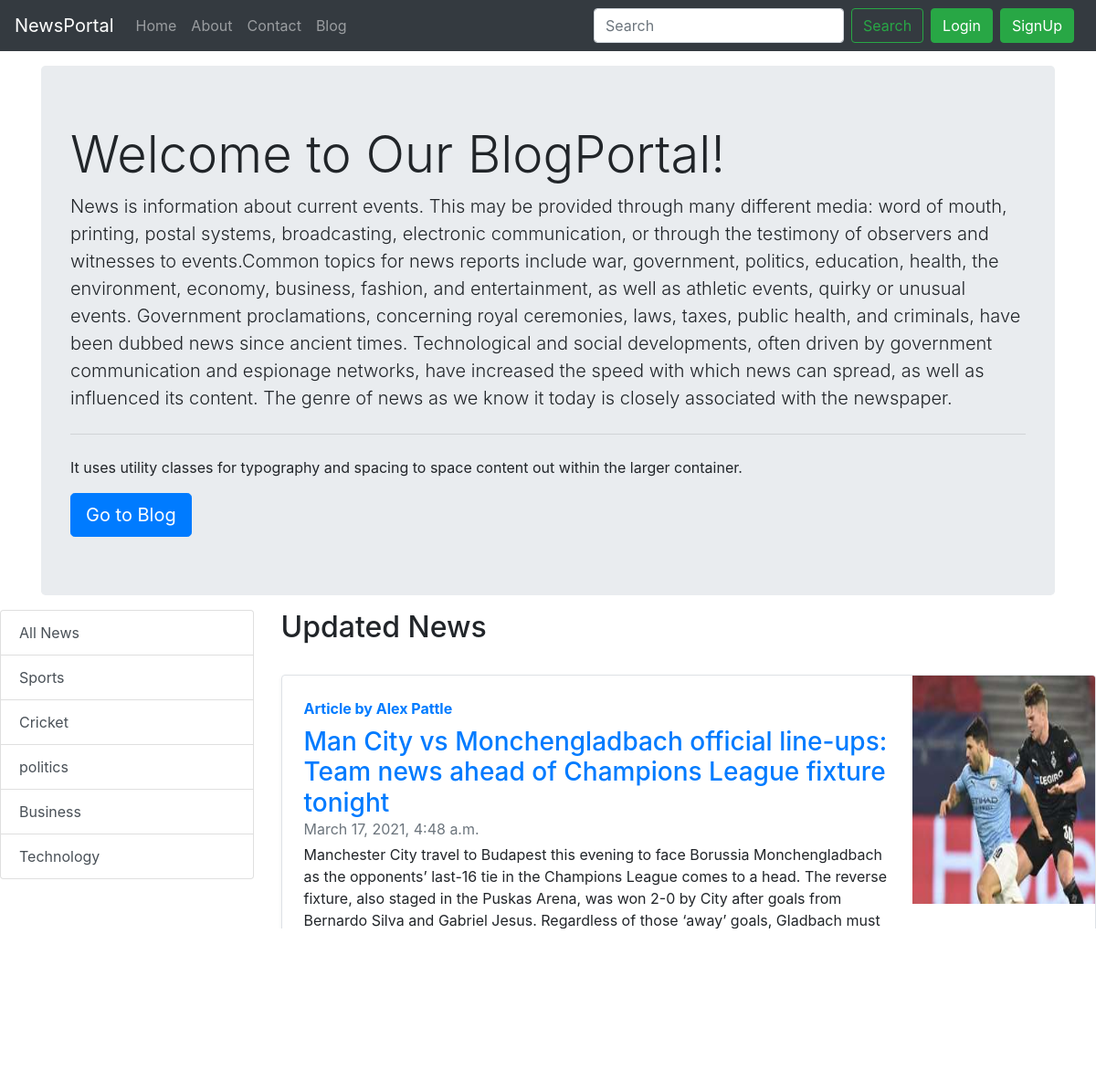
The app's page /Home/?category=1 with its own data.
### Home/models.py (models this page shows, shortened)
class Category(models.Model):
     name = models.CharField(max_length=60)
     @staticmethod
     def get_all_categories():
          return Category.objects.all()

class FeaturePost(models.Model):
     sno = models.AutoField(primary_key=True)
     title = models.CharField(max_length=255)
     author = models.CharField(max_length=50)
     category = models.ForeignKey(Category, on_delete=models.CASCADE, default=1)
     sub_category = models.CharField(max_length=300)
     caption = models.CharField(max_length=500)
     slug = models.CharField(max_length=130)
     timeStamp = models.DateTimeField(blank=True)
     content = models.TextField()
     thumbnail = models.ImageField(upload_to='blog/news', default="")
     @staticmethod
     def get_all_post_by_catrgoriesid(category_id):
          if category_id:
               return FeaturePost.objects.filter(category=category_id)
          else:
               return FeaturePost.get_all_post()

### Home/views.py (the view)
# urls.py: path('', views.home, name="home"),
def home(request):
    posts = None
    categories = Category.get_all_categories()
    categorYID = request.GET.get('category')
    if categorYID:
        posts = FeaturePost.get_all_post_by_catrgoriesid(categorYID)
    else:
        posts = FeaturePost.get_all_post()
    data = {}
    data['posts'] = posts
    data['categories'] = categories
    return render(request, "home/home.html", data)

### Home/templates/home/home.html (shortened to what this page needs)
{% extends 'home/base.html' %}
{% load static %}
{% block content %}
<div class="container">
<div class="jumbotron my-3">
  <h1 class="display-4">Welcome to Our BlogPortal!</h1>
  <p class="lead">News is information about current events. This may be provided through many different media: word of mouth, printing, postal systems, broadcasting, electronic communication,
      or through the testimony of observers and witnesses to events.Common topics for news reports include war, government, politics, education, health,
      the environment, economy, business, fashion, and entertainment, as well as athletic events, quirky or unusual events. Government proclamations, concerning royal ceremonies, laws, taxes, public health, and criminals, have been dubbed news since ancient times. Technological and social developments,
      often driven by government communication and espionage networks, have increased the speed with which news can spread, as well as influenced its content. The genre of news as we know it today is closely associated with the newspaper.</p>
  <hr class="my-4">
  <p>It uses utility classes for typography and spacing to space content out within the larger container.</p>
  <a class="btn btn-primary btn-lg" href="/blog" role="button">Go to Blog</a>
  </div>
</div>
    <div class="row">
		<div class="col-lg-3 mx-auto">
			<div class="list-group">
				<a href="/Home" class="list-group-item list-group-item-action">All News</a>
				{% for category in categories %}
				<a href="/Home/?category={{category.id}}"
					class="list-group-item list-group-item-action">{{category.name}}</a>
				{% endfor %}
			</div>
		</div>
        <div id='posts' class="col-lg-9 mx-auto">
			<div class="row mx-auto">
            <h2>Updated News</h2>
            {% for post in posts %}
            <div class="row no-gutters border rounded overflow-hidden flex-md-row mb-4 shadow-sm h-md-250 my-4 position-relative">
                <div class="col p-4 d-flex flex-column position-static">
                    <strong class="d-inline-block mb-2 text-primary">Article  by {{post.author}}</strong>
                    <h3 class="mb-0"><a href="/blog/{{post.slug}}">{{ post.title}}</a></h3>
                    <div class="mb-1 text-muted">{{ post.timeStamp }}</div>
                    <p class="card-text mb-auto">{{ post.content|safe|truncatechars:500 }}</p>
                    <div class="my-2">
                        <a href="/Home/{{post.slug}}" role="button" class="btn btn-primary">Continue reading</a>
                    </div>
                </div>
                 <div class="col-auto d-none d-lg-block">
                     <img src="/media/{{post.thumbnail}}" class="bd-placeholder-img" width="200" height="250"
                                aria-label="Placeholder: Thumbnail"/>
                 </div>
            </div>
                `{% endfor %}
            </div>
        </div>
    </div>
 {% endblock %}

### records on screen
Category: name "Sports"
Category: name "Cricket"
Category: name "politics"
Category: name "Business"
Category: name "Technology"
FeaturePost: author "Alex Pattle", title "Man City vs Monchengladbach official line-ups: Team news ahead of Champions League fixture tonight", timeStamp "March 17, 2021, 4:48 a.m.", content "Manchester City travel to Budapest this evening to face Borussia Monchengladbach as the opponents’ last-16 tie in the Champions League comes to a head. The reverse fixture, also staged in the Puskas Arena, was won 2-0 by City after goals from Bernardo Silva and Gabriel Jesus. Regardless of those ‘away’ goals, Gladbach must score twice to take the tie to extra-time tonight and keep their hopes of a place in the last eight alive. Read more: How ‘fine margins’ – Ole Gunnar Solskjaer’s …", thumbnail (picture)
